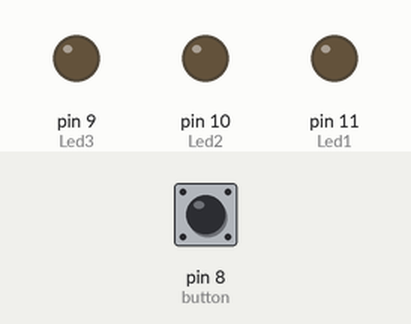
Simulated run of this sketch. Board: Arduino Uno, built with avr-gcc and run on an emulated ATmega328P. On the bench: output pins drawn as LEDs (lit = HIGH). The test bench sets the inputs (shaded band); at power-on: pin 8 (button) LOW.

Above: at 1.2 s.
1.3 s: pin 8 (button) pulled HIGH for 0.15 s
At 1.6 s:
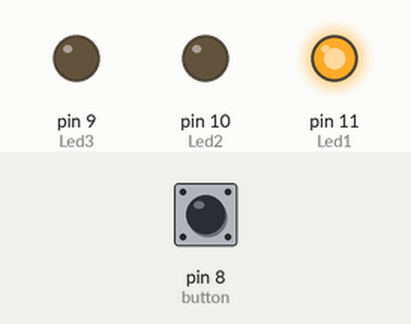
7.4 s: pin 8 (button) pulled HIGH for 3.2 s
At 7.4 s:
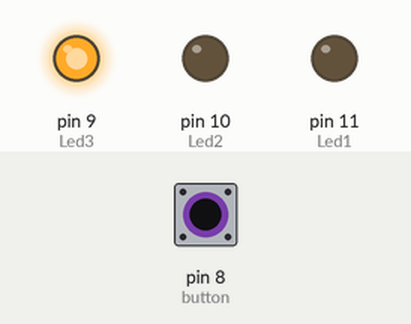
At 14.3 s:
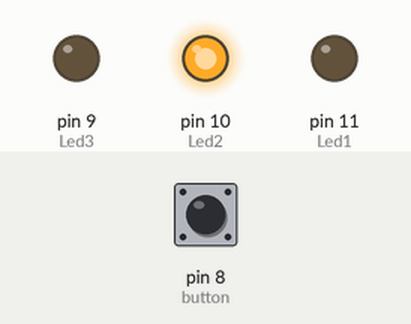
Timing chart, 0 to 19.6 s (numbered marks = the images above; inputs shaded):
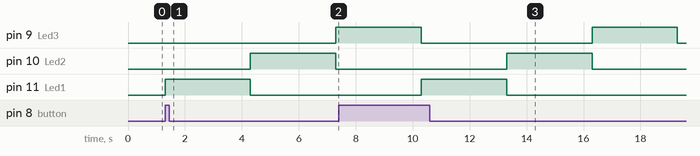

The sketch:

Traffic_Signal.ino
```cpp
int Led1=11,Led2=10,Led3=9,buttonState=0,button=8;

void setup() {
  pinMode(Led1,OUTPUT);
  pinMode(Led2,OUTPUT);
  pinMode(Led3,OUTPUT);
  pinMode(Led1,OUTPUT);
  pinMode(button,INPUT);
}

void loop() {
  buttonState=digitalRead(button);
  if(buttonState==HIGH){

    digitalWrite(Led1,HIGH);
    delay(3000);
    digitalWrite(Led1,LOW);
    digitalWrite(Led2,HIGH);
    delay(3000);
    digitalWrite(Led2,LOW);
    digitalWrite(Led3,HIGH);
    delay(3000);
    digitalWrite(Led3,LOW);
  }

}
```

Measured:
- after the input at 1.3 s, pin 9 (Led3): LOW → HIGH after 6.0 s; pin 10 (Led2): LOW → HIGH after 3.0 s, → LOW 3.0 s later; pin 11 (Led1): LOW → HIGH at once, → LOW 3.0 s later
- after the input at 7.4 s, pin 10 (Led2): LOW → HIGH after 5.9 s, → LOW 3.0 s later; pin 11 (Led1): LOW → HIGH after 2.9 s, → LOW 3.0 s later
